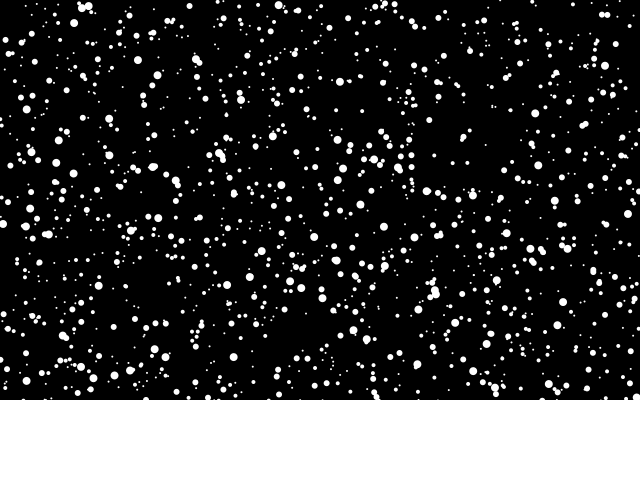
Frame 1 (no input)
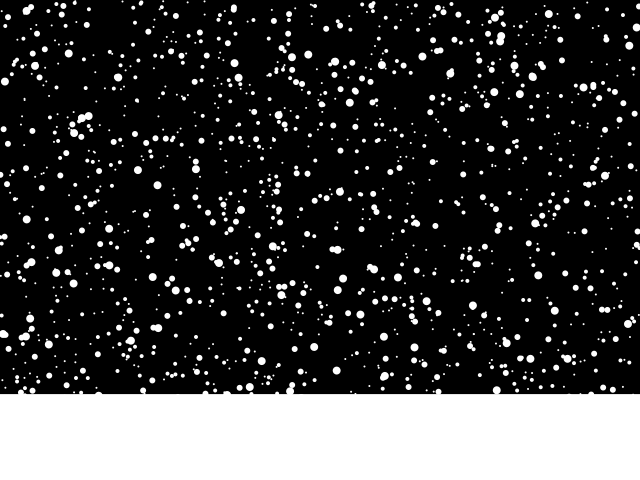
Frame 60 (the mouse pressed at the canvas centre just before this capture)
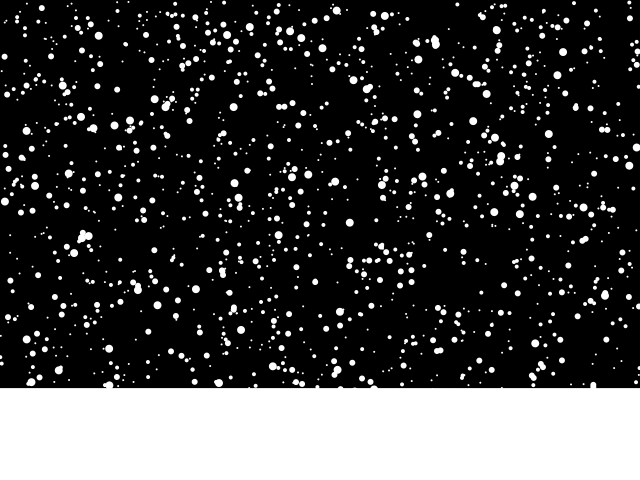
Frame 120 (the mouse held since frame 60 and released just before this capture)

The Processing sketch that drew these frames (run headless with seeded random() and noise(); from frame 60 on, the mouse is pressed at the canvas centre):

// Processing sketch: processing_42309
// ── processing_42309.pde

/*
Calvin Truong
Emergent Behavior
3rd Period

Snow falling on the ground!
*/


stars a, b, c, d;
float s, h;

void setup()
{
  size (640, 480);
  background(0);
  smooth();
  noStroke();

  a = new stars(700);
  a.show();

  b = new stars(500);
  b.show();

  c = new stars(300);
  c.show();

  d = new stars(100);
  d.show();

// The snow stacking up on the floor!  
  s = 80;
  h = 400;
}



void draw()
{
  background(0);

  fill(255);

  a.stars(2, 1);

  b.stars(4, 2);

  c.stars(6, 5);

  d.stars(8, 10);
  
  rect (0, h, 640, s);
  
  s = s + 1;
  h = h - 0.1;
  
}


class stars
{
  int starAmount = 1000; 
  Star[] star = new Star[starAmount];

  stars(int a)
  {
    starAmount = a;
  }

  void show()
  {

    for (int i=0; i<starAmount; i++)
    {
      star[i]= new Star(random(0, width), random(0, height));
    }
  }


  void stars(int b, float c)
  {
    for (int d=0; d<starAmount; d++)
    {
      star[d].move(b, c);
    }
  }


  class Star
  {

    float x, y, z, p, p2;


    Star(float r, float t  )

    {
      p = r; 
      y = t;
    }


    void move(int j, float k)
    {
      float p2 = p + x;
      y +=x;
      
      ellipse(p2, y, j, j); 

      
      
      if (y < 0)
      {
        y = y + height;
      }

      if (y > height)
      {
        y = y - height;
      }
      
     
      y = y + k;
    }
  }
} 
